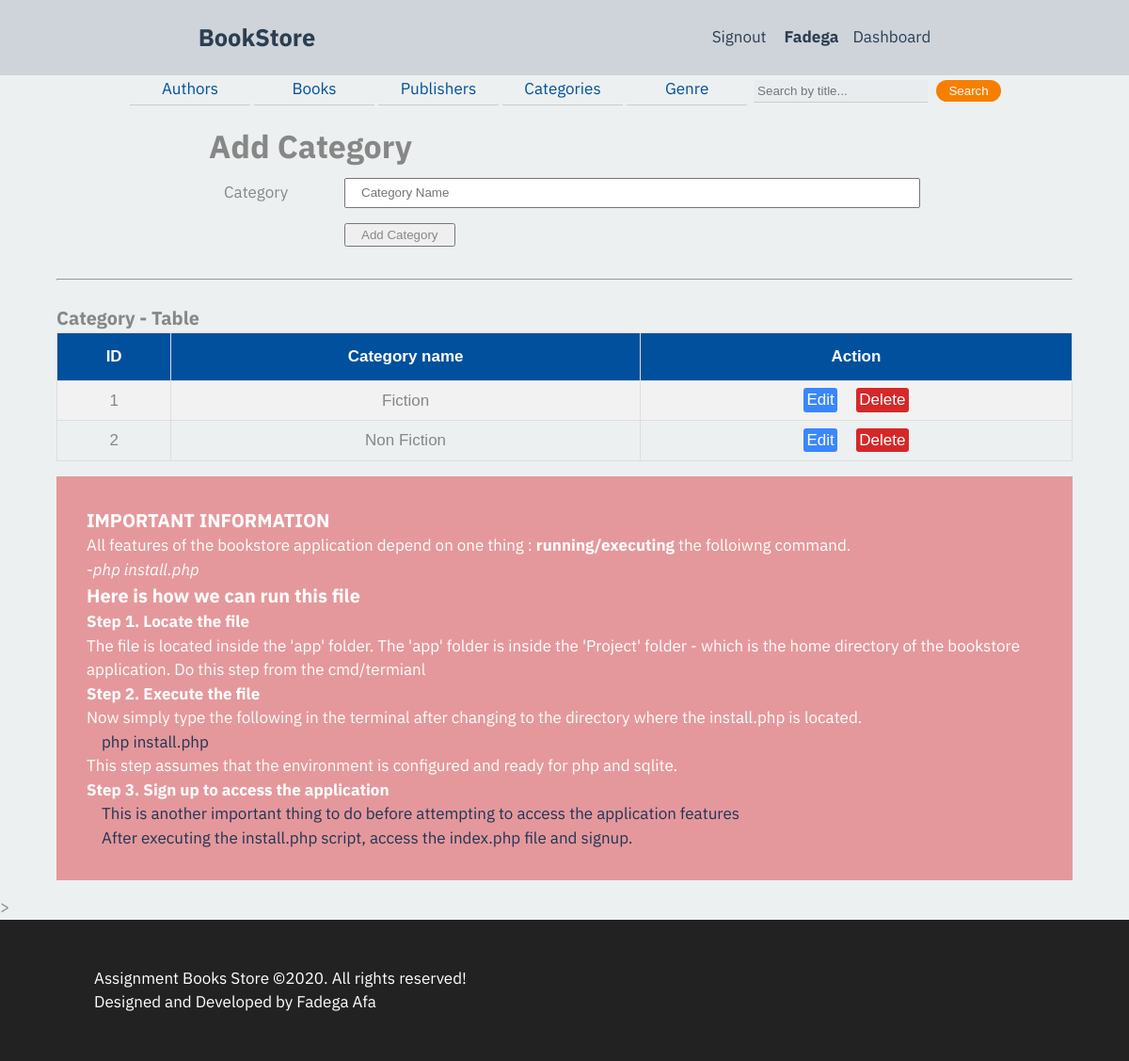
Screenshot of /templates/category.php (signed in) with the database file from the repository.
### tables this page shows
CREATE TABLE category(
      category_id INTEGER PRIMARY KEY AUTOINCREMENT NOT NULL,
      cname TEXT  NOT NULL
    );

### templates/category.php (the view, shortened to what this page needs)
<?php
 require '../app/header.php';
 require '../app/dbh.php';
?>
<main>
  <?php
    if(isset($_SESSION['useremail'])||isset($_SESSION['emailId'])){?>
        <form name="my-form" action="../app/category.inc.php" method="post">
          <h1>Add Category</h1>
            <div class="form-box">
                <label for="category">Category</label>
                <input type="text" id="category" name="category" placeholder="Category Name" >
            </div>
            <div class="form-box">
                <button type="submit" id="btnSend" name="submit">Add Category</button>
            </div>
        </form>
        <br><hr><br>
        <h3>Category - Table</h3>
        <table class="db-table">
        <tr>
            <th>ID </th>
            <th>Category name </th>
            <th>Action</th>
        </tr>
        <?php
        $sql ='SELECT *FROM category';
        $res = $conn->prepare($sql);
        $res->execute();
        $data = $res->fetchAll(PDO::FETCH_ASSOC);
        foreach($data as $row):?>
          <tr>
            <td><?php echo $row['category_id'];?></td>
            <td><?php echo $row['cname'];?></td>
            <td>
               <a class="edit" href="../templates/editcategory.php?id=<?php echo $row['category_id'];?>">Edit</a>
               <a class="delete" href="../app/deletecategory.php?id=<?php echo $row['category_id'];?>">Delete</a>
            </td>
          </tr>
        <?php endforeach; ?>
        </table>
      <?php }else{
           echo
              '  <h2><br>Access denied ..</h2>
                 <p><br>Oops! You are not authorized. Please signin
                 <a href="../templates/signin.php">here</a>
                 <span> Or singup <a href="../templates/signup.php">here</a> </span></p>';
           }
          ?>
    </main>>
<?php require '../app/footer.php';?>

### css/menu.css (style rules this page uses)
:root { --greyapple:#eee; --greenaple:#2ecc71; --drakmatter:#34495e; --darkermatter:#2c3e50; --darkergrey:#ced4da; }
* { margin: 0; padding:0; box-sizing: border-box; }
body { font-family: "IBM Plex Sans", Verdana, Tahoma, sans-serif; }
a { text-decoration: none; color:#00509d; color: #023047; color: #073b4c; color:red; }

### css/master.css (style rules this page uses)
* { box-sizing: border-box; padding:0; margin:0; }
html { box-sizing: border-box; font-size: 20px; line-height: 1.6; font-family: 'Source Sans Pro', sans-serif, Segoe UI, Roboto, Helvetica, Arial, sans-serif, 'Apple Color Emoji', 'Segoe UI Emoji', 'Segoe UI Symbol'; color: #878787; }
*, *::before, *:after { box-sizing: inherit; padding: 0; margin: 0; }
body { margin:0 auto; padding:0; font-size:17px; user-select: none; -webkit-user-select: none; -khtml-user-select: none; -moz-user-select: none; -ms-user-select: none; }
.db-table { font-family: "Trebuchet MS", Arial, Helvetica, sans-serif; border-collapse: collapse; width: 100%; }
.db-table td, .db-table th { border: 1px solid #ddd; padding: 8px; text-align: center; }
.db-table tr:nth-child(even) { background-color: #f2f2f2; }
.db-table th { padding-top: 12px; padding-bottom: 12px; text-align: left; background-color:#00509d; color: white; text-align: center; }
.db-table .delete { color:red; background:#d62828; color:white; padding:0.2em 0.2em; border-radius: 3px; }
.db-table .edit { margin-right:15px; background:#3a86ff; color:#fff; padding:0.2em 0.2em; border-radius: 3px; }
main { margin: 1rem auto; width:90%; max-width: 1200px; }
main form { width:70%; margin:0 auto; }
input, label, button { padding: 0.2rem 1rem; color: inherit; }
.form-box { padding: 0.5rem 0; display: flex; flex-direction: column; }
.form-box label { display: none; }
.form-box input, .form-box select, .form-box textarea { flex-basis: 100%; }
#btnSend { margin-right: 5px; }
.placeholder { margin-top:1rem; background:#e5989b; color:#fff; padding:2rem; }
@media all and (min-width: 500px) { .form-box label { display: block; } }
@media all and (min-width: 600px) { .form-box { flex-direction: row; } }
@media all and (min-width: 600px) { .form-box label { flex-basis: 9rem; flex-grow: 0; flex-shrink: 0; } }
@media all and (min-width: 600px) { .form-box input, .form-box select, .form-box textarea { flex-basis: 0; flex-grow: 1; flex-shrink: 1; } }
@media all and (min-width: 600px) { .form-box button { margin-left: 9rem; } }

### css/dashboard.css (style rules this page uses)
html { box-sizing: border-box; font-size: 16px; line-height: 1.5; }
:root { --greyapple:#ecf0f1; --brightorange:#ff9f1c; --lightgrey:#D3D3D3; --greenaple:#2ecc71; --drakmatter:#34495e; --darkermatter:#2c3e50; }
body { background-color: var(--greyapple); font-family: "IBM Plex Sans", Verdana, Tahoma, sans-serif; }
*, *::before, *:after { box-sizing: inherit; padding: 0; margin: 0; }
a { text-decoration: none; color:var(--darkermatter); }

### rows the page displays
category: category_id "1", cname "Fiction"
category: category_id "2", cname "Non Fiction"

### other values shown
$_SESSION['firstname'] "Fadega"
